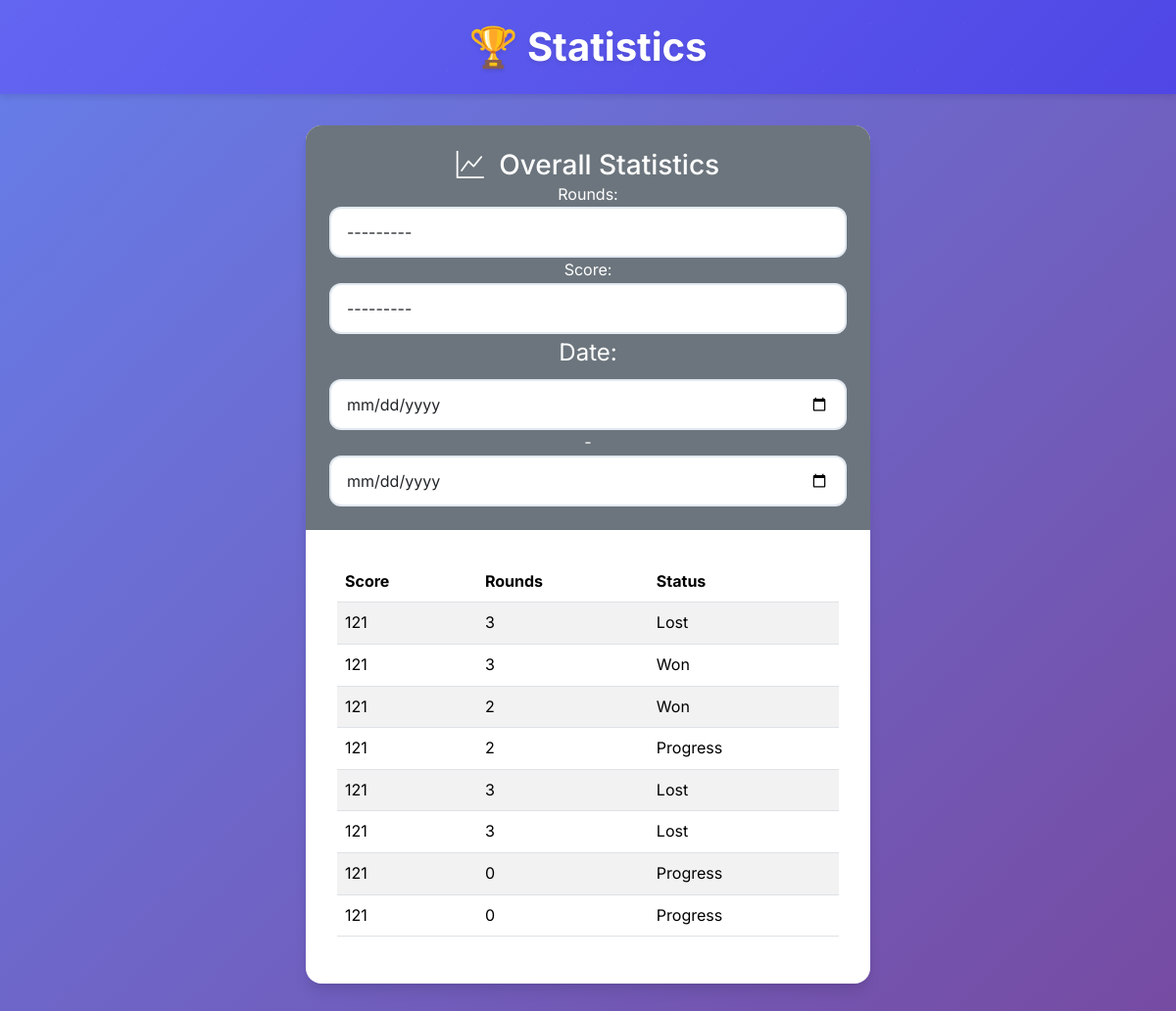
Before: /singleplayer/statistics/ (signed in) with the older database file.
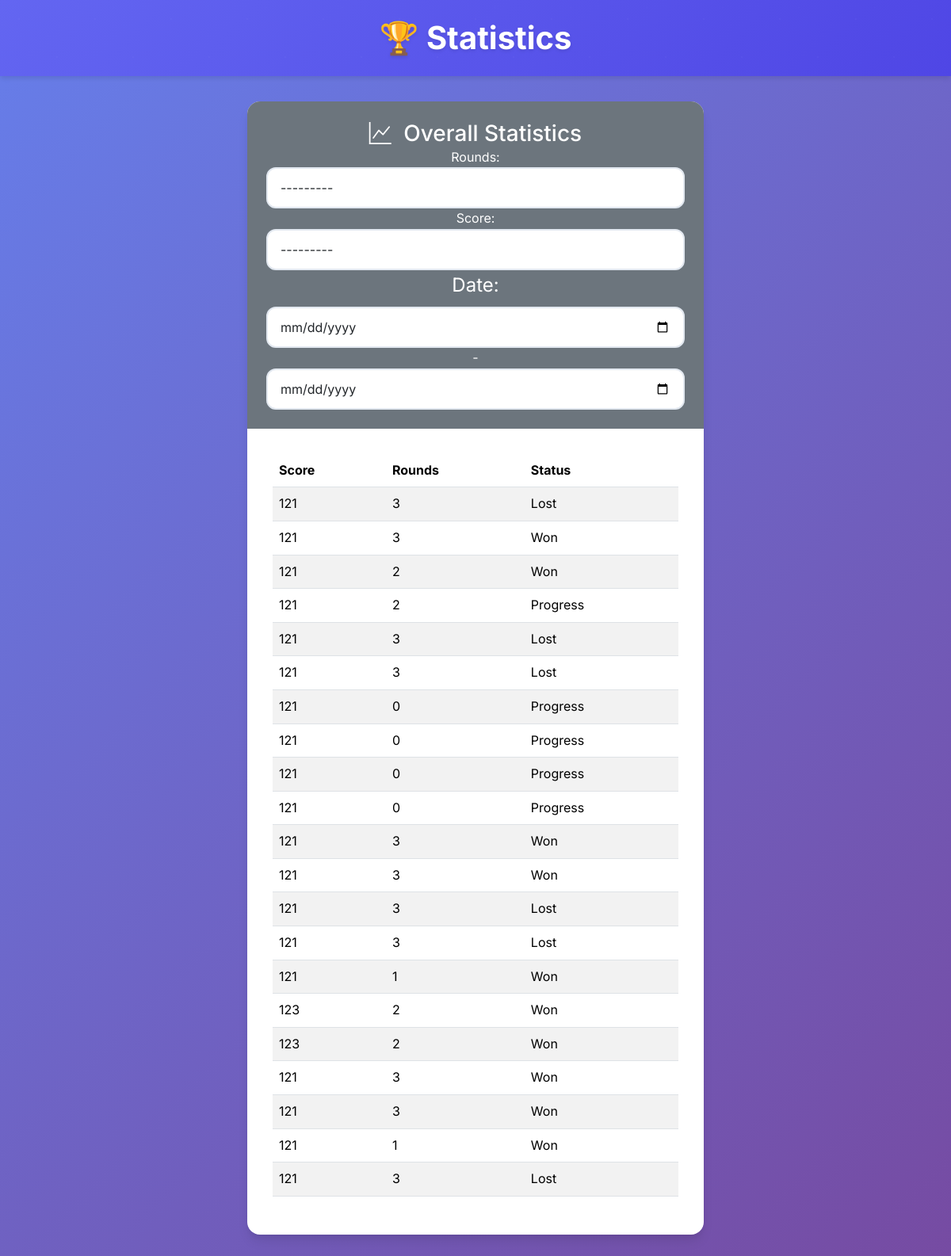
After: the same page with the newer database file.
### main/models.py (models this page shows)
class Game(models.Model):
    date = models.DateField(default=timezone.now())
    rounds = models.IntegerField(validators=[MinValueValidator(0)])
    score = models.IntegerField(validators=[MinValueValidator(0)])
    status = models.IntegerField(
        choices=GAME_STATUS_CHOICES,
        default=0
    )

### main/views/statistics.py (the view)
# urls.py: path('singleplayer/statistics/', login_required(StatisticsView.as_view()), name='statistics'),
class StatisticsView(views.View):
    def get(self, request):
        scores = Game.objects.values_list('score', flat=True).distinct()
        rounds = Game.objects.values_list('rounds', flat=True).distinct()
        games = Game.objects.all()
        filter = GameFilter(request.GET, queryset=games)
        games = filter.qs
        if request.META.get('HTTP_HX_REQUEST'):
            return render(request, 'statistics.detail.html', context={"games": games, 'filter': filter, 'scores': scores, 'rounds': rounds})
        return render(request, 'statistics.html', context={"games": games, 'filter': filter, 'scores': scores, 'rounds': rounds})

### main/templates/statistics.html
{% extends "base.html" %}
{% block header %}
🏆 Statistics
{% endblock %}
{% block content %}
<div class="row justify-content-center g-4">
    <div class="col-12 col-md-8 col-lg-6">
        <div class="card fade-in">
            <div class="card-header bg-secondary text-white text-center">
                <h3 class="mb-0">
                    <i class="bi bi-graph-up me-2"></i>
                    Overall Statistics
                </h3>
                <form method="get" hx-get="{% url 'statistics' %}" hx-target="#statistics-table" hx-trigger="change">
                    {{ filter.form }}
                </form>
            </div>
            <div class="card-body">
               {% include 'statistics.detail.html' %}
            </div>
        </div>
    </div>
</div>
{% endblock %}

### main/templates/base.html (shortened to what this page needs)
<!DOCTYPE html>
<html lang="en">
<head>
    <link href="https://cdn.jsdelivr.net/npm/bootstrap@5.3.3/dist/css/bootstrap.min.css" rel="stylesheet">
    <link rel="stylesheet" href="https://cdn.jsdelivr.net/npm/bootstrap-icons@1.11.3/font/bootstrap-icons.css">
    {% load static %}
    <link rel="stylesheet" href="{% static 'css/main.css' %}">
</head>
<body>
    <div class="app-container">
        <header>
            <h1>{% block header %}<a href="{% url 'home' %}">🎯 Dart</a>{% endblock %}</h1>
        </header>
        <main class="container">
            {% block content %}{% endblock %}
</body>
</html>

### main/templates/statistics.detail.html
                <table id="statistics-table" class="table table-striped">
                    <thead>
                        <tr>
                            <th>Score</th>
                            <th>Rounds</th>
                            <th>Status</th>
                        </tr>
                    </thead>
                    <tbody>
                        {% for game in games %}
                            <tr>
                                <td>{{ game.score }}</td>
                                <td>{{ game.game_rounds.count }}</td>
                                <td>{{ game.get_status_display }}</td>
                            </tr>
                        {% endfor %}
                    </tbody>
                </table>
            </div>

### main/static/css/main.css (style rules this page uses)
:root { --primary-color: #6366f1; --primary-dark: #4f46e5; --secondary-color: #64748b; --success-color: #10b981; --danger-color: #ef4444; --warning-color: #f59e0b; --info-color: #3b82f6; --light-bg: #f8fafc; --dark-bg: #1e293b; --card-shadow: 0 10px 15px -3px rgba(0, 0, 0, 0.1), 0 4px 6px -2px rgba(0, 0, 0, 0.05); --card-shadow-hover: 0 20px 25px -5px rgba(0, 0, 0, 0.1), 0 10px 10px -5px rgba(0, 0, 0, 0.04); }
* { box-sizing: border-box; }
body { font-family: 'Inter', -apple-system, BlinkMacSystemFont, 'Segoe UI', Roboto, sans-serif; background: linear-gradient(135deg, #667eea 0%, #764ba2 100%); min-height: 100vh; color: #334155; line-height: 1.6; }
.app-container { min-height: 100vh; display: flex; flex-direction: column; }
header { background: linear-gradient(135deg, var(--primary-color) 0%, var(--primary-dark) 100%); color: white; padding: 1.5rem 1rem; text-align: center; box-shadow: 0 4px 6px -1px rgba(0, 0, 0, 0.1); position: relative; overflow: hidden; }
header::before { content: ''; position: absolute; top: 0; left: 0; right: 0; bottom: 0; opacity: 0.3; }
header h1 { margin: 0; font-weight: 700; font-size: 2.5rem; text-shadow: 0 2px 4px rgba(0, 0, 0, 0.1); position: relative; z-index: 1; }
main { flex: 1; padding: 2rem 1rem; }
.container { max-width: 1200px; }
.card { border: none; border-radius: 16px; box-shadow: var(--card-shadow); transition: all 0.3s ease; overflow: hidden; }
.card-header { border-bottom: none; padding: 1.5rem; }
.card-body { padding: 2rem; }
.form-control { border-radius: 12px; border: 2px solid #e2e8f0; padding: 0.75rem 1rem; font-size: 1rem; transition: all 0.3s ease; background: white; }
.fade-in { animation: fadeIn 0.6s ease-in; }

Changed rows visible on the page:
added Game: score "121", game_rounds.count "0", status "Progress"
added Game: score "121", game_rounds.count "0", status "Progress"
added Game: score "121", game_rounds.count "3", status "Won"
added Game: score "121", game_rounds.count "3", status "Won"
added Game: score "121", game_rounds.count "3", status "Lost"
added Game: score "121", game_rounds.count "3", status "Lost"
added Game: score "121", game_rounds.count "1", status "Won"
added Game: score "123", game_rounds.count "2", status "Won"
added Game: score "123", game_rounds.count "2", status "Won"
added Game: score "121", game_rounds.count "3", status "Won"
added Game: score "121", game_rounds.count "3", status "Won"
added Game: score "121", game_rounds.count "1", status "Won"
added Game: score "121", game_rounds.count "3", status "Lost"
